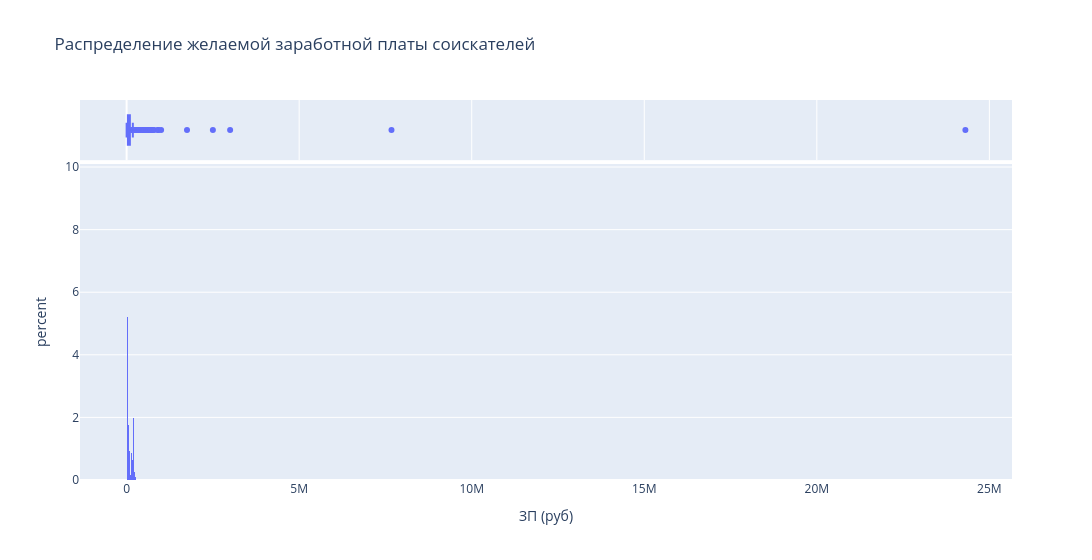

Source (notebook cell):
### Markdown cell above
Построим распределение признака **"ЗП (руб)"**.

### Code cell
fig = px.histogram(
    data_frame=resume_data,
    x='ЗП (руб)',
    title='Распределение желаемой заработной платы соискателей',
    histnorm='percent',
    width=10000,
    marginal='box'
)
fig.show()
fig.write_html("Data/Figure3.html")

### Figure 1 — Plotly figure (JSON) as saved in the notebook; plotly's stock layout.template omitted (floating-point values rounded to 4 significant figures; data arrays with more than 128 entries replaced by an {"elided": "..."} marker saying what was removed)
{"data": [{"alignmentgroup": "True", "bingroup": "x", "histnorm": "percent", "hovertemplate": "ЗП (руб)=%{x}<br>percent=%{y}<extra></extra>", "legendgroup": "", "marker": {"color": "#636efa", "pattern": {"shape": ""}}, "name": "", "offsetgroup": "", "orientation": "v", "showlegend": false, "type": "histogram", "x": {"elided": "44744 float values"}, "xaxis": "x", "yaxis": "y"}, {"alignmentgroup": "True", "hovertemplate": "ЗП (руб)=%{x}<extra></extra>", "legendgroup": "", "marker": {"color": "#636efa"}, "name": "", "notched": true, "offsetgroup": "", "showlegend": false, "type": "box", "x": {"elided": "44744 float values"}, "xaxis": "x2", "yaxis": "y2"}], "layout": {"barmode": "relative", "legend": {"tracegroupgap": 0}, "title": {"text": "Распределение желаемой заработной платы соискателей"}, "width": 10000, "xaxis": {"anchor": "y", "domain": [0, 1], "title": {"text": "ЗП (руб)"}}, "xaxis2": {"anchor": "y2", "domain": [0, 1], "matches": "x", "showgrid": true, "showticklabels": false}, "yaxis": {"anchor": "x", "domain": [0, 0.8316], "title": {"text": "percent"}}, "yaxis2": {"anchor": "x2", "domain": [0.8416, 1], "matches": "y2", "showgrid": false, "showline": false, "showticklabels": false, "ticks": ""}}}
